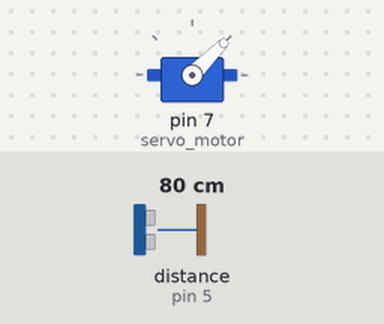
A sketch run on a simulated Arduino Uno, built with avr-gcc and run on an emulated ATmega328P. Shown: servo. The test bench sets the inputs (shaded band); at power-on: distance to the obstacle (sensor on pin 5) 80 cm. The echo pulse lasts 58.3 µs per cm; what the sketch prints to the serial monitor is not drawn.

Above: at 3.4 s.
3.5 s: distance to the obstacle (sensor on pin 5) set to 28 cm
5.7 s: distance to the obstacle (sensor on pin 5) set to 22 cm
At 7.3 s:
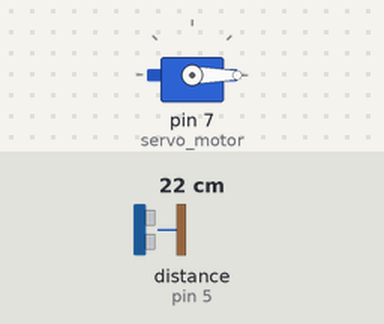
8.7 s: distance to the obstacle (sensor on pin 5) set to 35 cm
At 9.2 s:
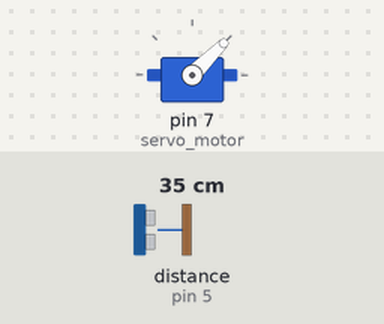
10.2 s: distance to the obstacle (sensor on pin 5) set to 2 cm
At 12.7 s:
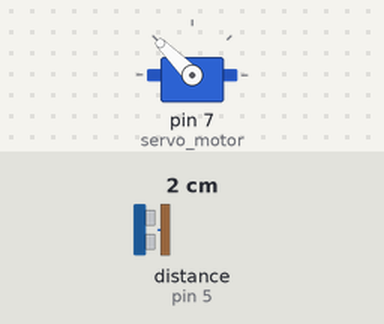
Timing chart, 0 to 14.2 s (numbered marks = the images above; inputs shaded):
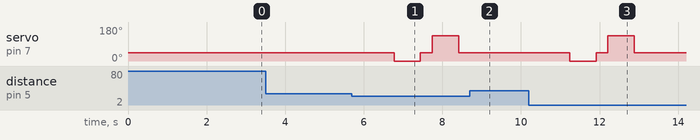

The sketch:

ezbot_source_code.ino
```cpp
#include "libbot.h"
#include<NewPing.h>
#include<Servo.h>

//sensor pins
#define trig_pin 6// use PWM pins instead of analog
#define echo_pin 5//open fritxzing ckt
#define maximum_distance 30//change the distance to somtehing greater
int distance=100;

NewPing sonar(trig_pin,echo_pin,maximum_distance);
Servo servo_motor; //servo name


robot ros;
bt blue;

void setup() {
Serial.begin(9600);
pinMode(trig_pin,INPUT);
pinMode(echo_pin,INPUT);

servo_motor.attach(7); //servo pin

servo_motor.write(45);
delay(2000);
distance=readPing();
delay(200);


}

void loop()
 {
   int distanceRight=0;
   int distanceLeft=0;

  if(distance>=25)
 {
   if(blue.read_bt() == 'S')  ros.moveStop();
   if(blue.read_bt() == 'F')  ros.moveForward();
   if(blue.read_bt() == 'B')  ros.moveBackward();
   if(blue.read_bt() == 'L')  ros.turnRight();
   if(blue.read_bt() == 'R')  ros.turnLeft();
 }
 else
 {
    ros.moveStop();
    delay(300);
    ros.moveBackward();
    delay(400);
    ros.moveStop();
    delay(300);
    distanceRight=lookRight();
    delay(300);
    distanceLeft=lookLeft();
    delay(300);

    if(distance>=distanceLeft)
    {
      ros.turnRight();
      if(blue.read_bt() == 'S')  ros.moveStop();
      if(blue.read_bt() == 'F')  ros.moveForward();
      if(blue.read_bt() == 'B')  ros.moveBackward();
      if(blue.read_bt() == 'L')  ros.turnRight();
      if(blue.read_bt() == 'R')  ros.turnLeft();
    }
    else
    {
      ros.turnLeft();
      if(blue.read_bt() == 'S')  ros.moveStop();
      if(blue.read_bt() == 'F')  ros.moveForward();
      if(blue.read_bt() == 'B')  ros.moveBackward();
      if(blue.read_bt() == 'L')  ros.turnRight();
      if(blue.read_bt() == 'R')  ros.turnLeft();
    }
 }
  distance=readPing();
}

int lookRight()
{
  servo_motor.write(0);//50
  delay(500);
  int distance=readPing();
  delay(100);
  servo_motor.write(45);
  return distance;
}
int lookLeft()
{
  servo_motor.write(135);//170
  delay(500);
  int distance=readPing();
  delay(100);
  servo_motor.write(45);//115
  return distance;
  delay(100);
}

int readPing()
{
  delay(70);
  int cm=sonar.ping_cm();
  if(cm==0)
  {
    cm=250;
  }
  return cm;
}
```

Libbot.h
```cpp
class robot
{
 int IN1=8;
 int IN2=9;
 int IN3=10;
 int IN4=11;

 public:
 void moveStop()
 {
   digitalWrite(IN3,LOW);
   digitalWrite(IN1,LOW);
   digitalWrite(IN4,LOW);
   digitalWrite(IN2,LOW);
 }

 void moveForward()
 {
   digitalWrite(IN1,HIGH);//1,3 are high= both motor rotates forward and backward rotataion is zero.
   digitalWrite(IN3,HIGH);
   digitalWrite(IN2,LOW);
   digitalWrite(IN4,LOW);
 }
 void moveBackward()
 {
   digitalWrite(IN2,HIGH); //analogWrite(IN)
   digitalWrite(IN4,HIGH);
   digitalWrite(IN1,LOW);
   digitalWrite(IN3,LOW);
 }

 void turnRight()
 {
   digitalWrite(IN1,HIGH);//digitalWrite(IN1,HIGH);//analogWrite(IN1,150);//1423
   digitalWrite(IN2,LOW);//digitalWrite(IN2,LOW);//analogWrite(IN2,0);
   digitalWrite(IN3,LOW);//digitalWrite(IN3,LOW);//analogWrite(IN3,0);
   digitalWrite(IN4,HIGH);//digitalWrite(IN4,HIGH);//analogWrite(IN4,150);
 }

 void turnLeft()
 {
   digitalWrite(IN1,LOW);//digitalWrite(IN1,LOW);//2314
   digitalWrite(IN2,HIGH);//digitalWrite(IN2,HIGH);
   digitalWrite(IN3,HIGH);//digitalWrite(IN3,HIGH);
   digitalWrite(IN4,LOW);//digitalWrite(IN4,LOW);
 }
};


class bt
{
 public :
 char read_bt()
 {
   Serial.println(Serial.read());
   if(Serial.available())
   return Serial.read();
 }
};
```

Measured:
- the behaviour switches between 25 and 24 cm on distance to the obstacle (sensor on pin 5) (found by bisection; images 0 and 1)
- after the input at 3.5 s, every drawn part: stays the same
- after the input at 5.7 s, servo on pin 7 (servo_motor): 45° → 0° after 1.1 s, → 45° 0.67 s later, → 135° 0.30 s later, → 45° 0.67 s later
- after the input at 8.7 s, servo on pin 7 (servo_motor): stays 45° (without the input it goes to 0° after 1.1 s)
- after the input at 10.2 s, servo on pin 7 (servo_motor): 45° → 0° after 1.0 s, → 45° 0.67 s later, → 135° 0.30 s later, → 45° 0.67 s later
